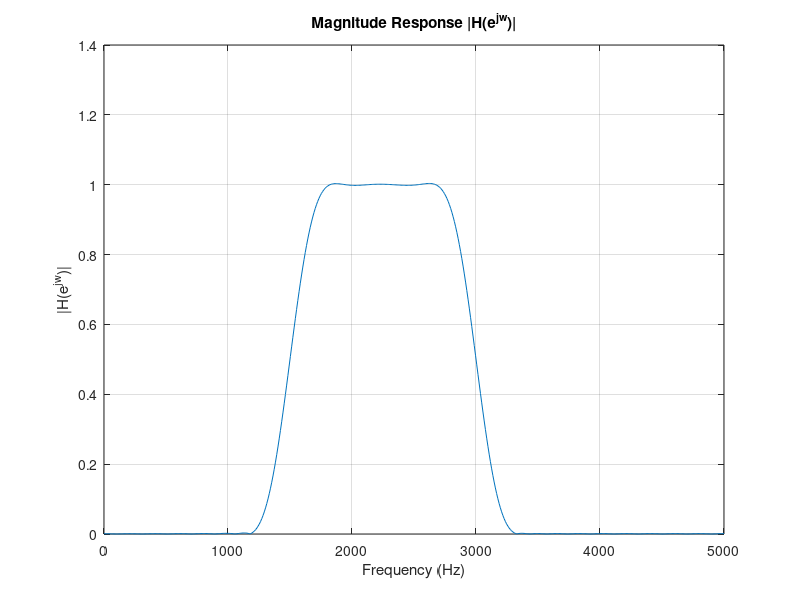
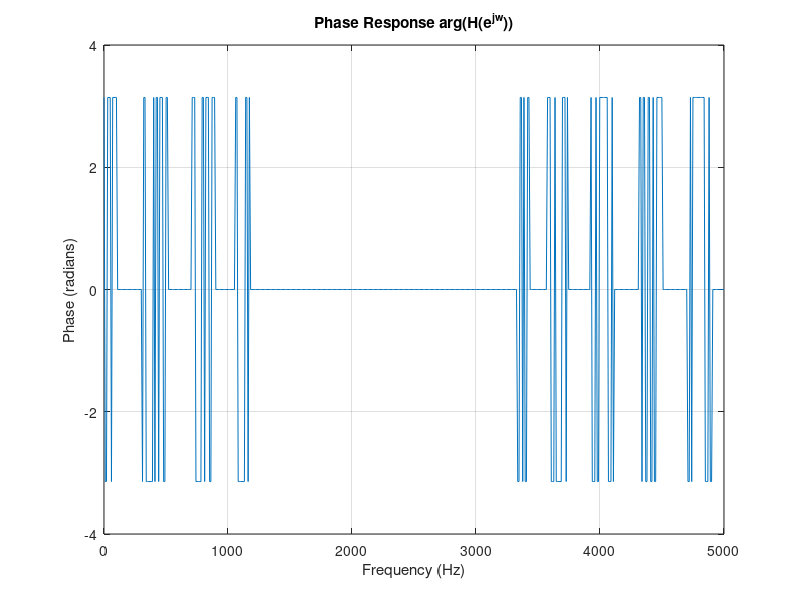
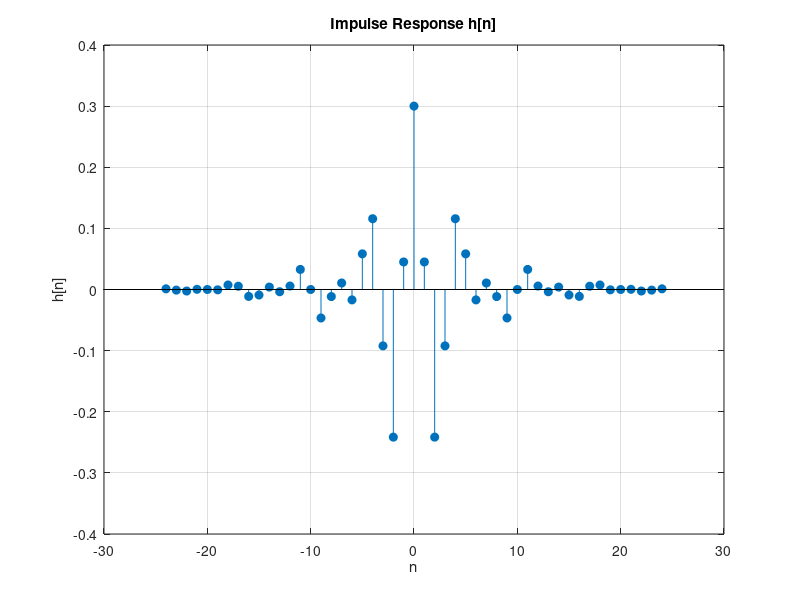

These figures' MATLAB source, in order:
clc;
clear;
close all;

% Filter Parameters
N = 49; % Filter order (from earlier calculations)
wc1 = 0.3 * pi; % Lower cutoff frequency
wc2 = 0.6 * pi; % Upper cutoff frequency
beta = 4.533; % Kaiser window beta
fs = 10000; % Sampling frequency in Hz
omega = linspace(0, pi, 500); % Frequency grid

% Compute ideal impulse response (h_d[n])
n = -(N-1)/2 : (N-1)/2; % Symmetric range for filter length
h_d = zeros(1, N);
for i = 1:N
    if n(i) == 0
        h_d(i) = (wc2 - wc1) / pi; % At n=0
    else
        h_d(i) = (sin(wc2 * n(i)) - sin(wc1 * n(i))) / (pi * n(i));
    end
end

% Compute Kaiser window (w[n])
w = besseli(0, beta * sqrt(1 - (2 * n / (N - 1)).^2)) / besseli(0, beta);

% Compute final filter coefficients (h[n])
h = h_d .* w;

% Compute H(e^jw) using DTFT formula
H = zeros(1, length(omega));
for k = 1:length(omega)
    H(k) = sum(h .* exp(-1j * omega(k) * n));
end

% Plot magnitude response |H(e^jw)|
figure;
plot(omega * fs / (2 * pi), abs(H)); % Convert to Hz
title('Magnitude Response |H(e^{jw})|');
xlabel('Frequency (Hz)');
ylabel('|H(e^{jw})|');
grid on;

% Plot phase response arg(H(e^jw))
figure;
plot(omega * fs / (2 * pi), angle(H));
title('Phase Response arg(H(e^{jw}))');
xlabel('Frequency (Hz)');
ylabel('Phase (radians)');
grid on;

% Display impulse response h[n]
figure;
stem(n, h, 'filled');
title('Impulse Response h[n]');
xlabel('n');
ylabel('h[n]');
grid on;
